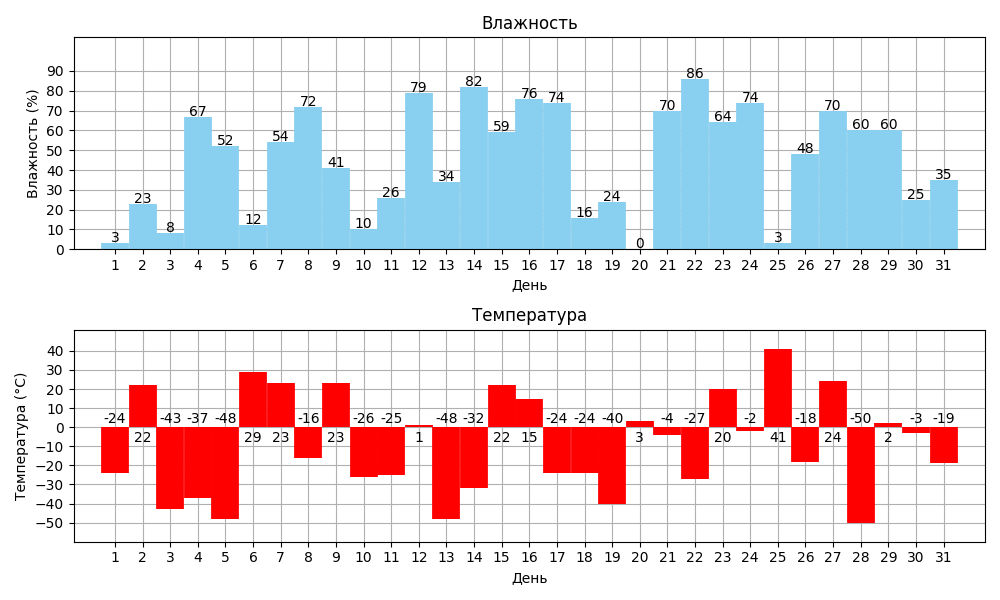

Recreate this plot in Python.
import matplotlib.pyplot as plt
import numpy as np

'''
The class Diagram is used to create a diagram of the temperature and humidity for a given number of days.
'''
class Diagram:
    def __init__(self):
        self.temperature_key = np.arange(-50, 50, 10)
        self.humadity_key = np.arange(0, 100, 10)
        self.gridsize = (2, 1)
        self.fig = plt.figure(figsize=(10, 6))
        self.ax1 = plt.subplot2grid(self.gridsize, (0, 0))
        self.ax2 = plt.subplot2grid(self.gridsize, (1, 0))
    
    def set_data(self, days, humaditys, temperatures):
        '''
        Set the data for the diagram.

        Parameters:
            days: An array listing the days of the month.
            temperatures: An array listing the temperatures for each day.
            humaditys: An array listing the humidity for each day.
        '''
        self.days = days
        self.humaditys = humaditys
        self.temperatures = temperatures
        self.max_temperature = np.max(self.temperatures)
        self.min_temperature = np.min(self.temperatures)

    def draw_diagram(self):
        '''
        Draw the diagram.
        '''
        self.ax1.vlines(x=self.days, ymin=0, ymax=self.humaditys, color='#89CFF0', linewidth=20) # Вертикальные линии
        self.ax1.set_ylim(0, 107) # Установка границ по оси Y
        self.ax1.set_title('Влажность') # Заголовок графика
        self.ax1.set_ylabel('Влажность (%)') # Название оси y
        self.ax1.set_xlabel('День') # Название оси Х
        self.ax1.set_yticks(self.humadity_key) # Установка осей для влажности
        self.ax1.set_xticks(self.days) # Установка отступов для дней
        self.ax1.set_xticklabels(self.days) # Подписи дней
        self.ax1.grid(True) # Включаем сетку

        # Установка подписей для графика влажности
        for i, self.humaditys in enumerate(self.humaditys):
            self.ax1.text(i+1, self.humaditys+0.5, round(self.humaditys, 1), horizontalalignment='center')

        self.ax2.vlines(x=self.days, ymin=0, ymax=self.temperatures, color='#FF0000', linewidth=20) # Вертикальные линии
        self.ax2.set_ylim(self.min_temperature-10, self.max_temperature+10) # Установка границ по оси Y
        self.ax2.set_title('Температура') # Заголовок графика
        self.ax2.set_ylabel('Температура (°C)') # Название оси y
        self.ax2.set_xlabel('День') # Название оси Х
        self.ax2.set_yticks(self.temperature_key) # Установка осей для температуры
        self.ax2.set_xticks(self.days) # Установка отступов для дней
        self.ax2.set_xticklabels(self.days) # Подписи дней
        self.ax2.grid(True) # Включаем сетку

        # Установка подписей для графика температуры
        for i, self.temperatures in enumerate(self.temperatures):
            if self.temperatures > 0:
                # Если температура больше 0, то показываем ее вверху
                self.ax2.text(i+1, -8, round(self.temperatures, 1), horizontalalignment='center') 
            else:
                # Если температура меньше 0, то показываем ее внизу
                self.ax2.text(i+1, 2, round(self.temperatures, 1), horizontalalignment='center')
        self.fig.tight_layout() # Убираем лишние отступы
        
    def show(self):
        '''
        Show the diagram on the screen.
        '''
        plt.show()
    
    def close(self):
        '''
        Close the diagram window.
        '''
        plt.close()
    
    def save(self, filename):
        '''
        Save the diagram.
        '''
        self.fig.savefig(filename)


if __name__ == '__main__':
    from datetime import datetime
    from calendar import monthrange

    np.random.seed(444)

    current_year = datetime.now().year #Текущий год
    month = datetime.now().month # Текущий месяц
    day = monthrange(current_year, month)[1] # Количество дней в месяце
    days = np.arange(1, day + 1) # Массив дней
    # days_key = np.arange(day) # Массив ключей дней

    humaditys = np.random.randint(0, 100, size=31) # Массив случайных чисел
    temperatures = np.random.randint(-50, 50, size=31) # Массив случайных чисел

    diagram = Diagram()
    diagram.set_data(days, humaditys, temperatures)
    diagram.draw_diagram()
    diagram.show()


